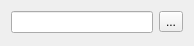
<?xml version="1.0" encoding="utf-8"?>
<ui version="4.0">
 <author>
    SPDX-FileCopyrightText: none
    SPDX-License-Identifier: GPL-3.0-or-later
  </author>
 <class>WdgFileNameRequester</class>
 <widget class="QWidget" name="WdgFileNameRequester">
  <property name="geometry">
   <rect>
    <x>0</x>
    <y>0</y>
    <width>194</width>
    <height>46</height>
   </rect>
  </property>
  <property name="sizePolicy">
   <sizepolicy hsizetype="MinimumExpanding" vsizetype="Preferred">
    <horstretch>0</horstretch>
    <verstretch>0</verstretch>
   </sizepolicy>
  </property>
  <layout class="QVBoxLayout" name="verticalLayout">
   <item>
    <layout class="QHBoxLayout" name="horizontalLayout">
     <item>
      <widget class="QLineEdit" name="txtFileName">
       <property name="toolTip">
        <string>Selected file name</string>
       </property>
      </widget>
     </item>
     <item>
      <widget class="QToolButton" name="btnSelectFile">
       <property name="toolTip">
        <string>Select file name...</string>
       </property>
       <property name="text">
        <string>...</string>
       </property>
      </widget>
     </item>
    </layout>
   </item>
   <item>
    <spacer name="verticalSpacer">
     <property name="orientation">
      <enum>Qt::Vertical</enum>
     </property>
     <property name="sizeHint" stdset="0">
      <size>
       <width>20</width>
       <height>2</height>
      </size>
     </property>
    </spacer>
   </item>
  </layout>
 </widget>
 <resources/>
 <connections/>
</ui>
